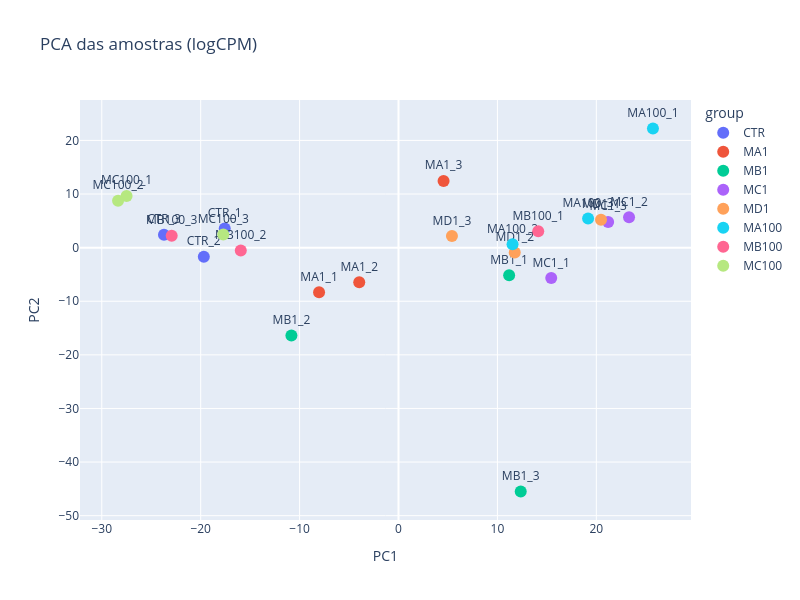
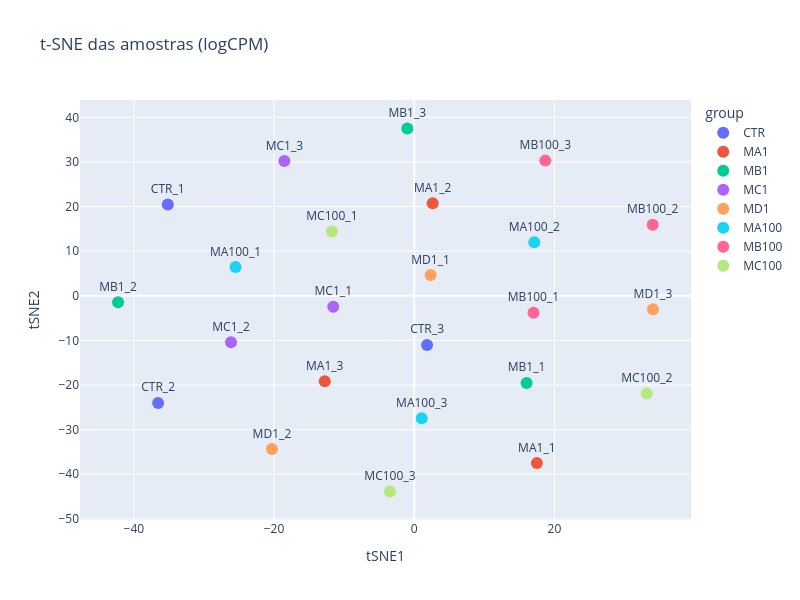
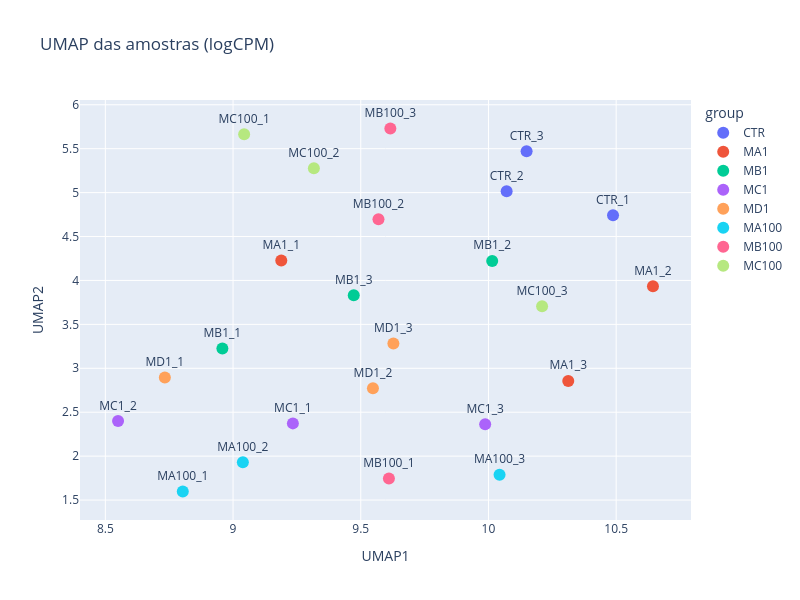

The code cell stored with these charts, in order, in its notebook:
### Markdown cell above
## Exploração dos Dados

### Code cell
# Visualizações de PCA, t-SNE e UMAP dos dados em 2 dimensões usando logCPM

pca_fig = plot_dim_reduction(counts_df, metadata_df, metodo="PCA")
pca_fig.show()

tsne_fig = plot_dim_reduction(counts_df, metadata_df, metodo="TSNE")
tsne_fig.show()

umap_fig = plot_dim_reduction(counts_df, metadata_df, metodo="UMAP")
umap_fig.show()

### Figure 1 — Plotly figure (JSON) as saved in the notebook; plotly's stock layout.template omitted (floating-point values rounded to 4 significant figures)
{"data": [{"hovertemplate": "group=CTR<br>PC1=%{x}<br>PC2=%{y}<br>sample_id=%{text}<extra></extra>", "legendgroup": "CTR", "marker": {"color": "#636efa", "size": 12, "symbol": "circle"}, "mode": "markers+text", "name": "CTR", "orientation": "v", "showlegend": true, "text": ["CTR_1", "CTR_2", "CTR_3"], "textposition": "top center", "type": "scatter", "x": [-17.57, -19.68, -23.71], "xaxis": "x", "y": [3.56, -1.698, 2.412], "yaxis": "y"}, {"hovertemplate": "group=MA1<br>PC1=%{x}<br>PC2=%{y}<br>sample_id=%{text}<extra></extra>", "legendgroup": "MA1", "marker": {"color": "#EF553B", "size": 12, "symbol": "circle"}, "mode": "markers+text", "name": "MA1", "orientation": "v", "showlegend": true, "text": ["MA1_1", "MA1_2", "MA1_3"], "textposition": "top center", "type": "scatter", "x": [-8.031, -3.969, 4.558], "xaxis": "x", "y": [-8.32, -6.466, 12.45], "yaxis": "y"}, {"hovertemplate": "group=MB1<br>PC1=%{x}<br>PC2=%{y}<br>sample_id=%{text}<extra></extra>", "legendgroup": "MB1", "marker": {"color": "#00cc96", "size": 12, "symbol": "circle"}, "mode": "markers+text", "name": "MB1", "orientation": "v", "showlegend": true, "text": ["MB1_1", "MB1_2", "MB1_3"], "textposition": "top center", "type": "scatter", "x": [11.19, -10.83, 12.36], "xaxis": "x", "y": [-5.166, -16.37, -45.49], "yaxis": "y"}, {"hovertemplate": "group=MC1<br>PC1=%{x}<br>PC2=%{y}<br>sample_id=%{text}<extra></extra>", "legendgroup": "MC1", "marker": {"color": "#ab63fa", "size": 12, "symbol": "circle"}, "mode": "markers+text", "name": "MC1", "orientation": "v", "showlegend": true, "text": ["MC1_1", "MC1_2", "MC1_3"], "textposition": "top center", "type": "scatter", "x": [15.44, 23.31, 21.2], "xaxis": "x", "y": [-5.682, 5.667, 4.791], "yaxis": "y"}, {"hovertemplate": "group=MD1<br>PC1=%{x}<br>PC2=%{y}<br>sample_id=%{text}<extra></extra>", "legendgroup": "MD1", "marker": {"color": "#FFA15A", "size": 12, "symbol": "circle"}, "mode": "markers+text", "name": "MD1", "orientation": "v", "showlegend": true, "text": ["MD1_1", "MD1_2", "MD1_3"], "textposition": "top center", "type": "scatter", "x": [20.47, 11.75, 5.404], "xaxis": "x", "y": [5.195, -0.9169, 2.164], "yaxis": "y"}, {"hovertemplate": "group=MA100<br>PC1=%{x}<br>PC2=%{y}<br>sample_id=%{text}<extra></extra>", "legendgroup": "MA100", "marker": {"color": "#19d3f3", "size": 12, "symbol": "circle"}, "mode": "markers+text", "name": "MA100", "orientation": "v", "showlegend": true, "text": ["MA100_1", "MA100_2", "MA100_3"], "textposition": "top center", "type": "scatter", "x": [25.73, 11.53, 19.17], "xaxis": "x", "y": [22.22, 0.6168, 5.433], "yaxis": "y"}, {"hovertemplate": "group=MB100<br>PC1=%{x}<br>PC2=%{y}<br>sample_id=%{text}<extra></extra>", "legendgroup": "MB100", "marker": {"color": "#FF6692", "size": 12, "symbol": "circle"}, "mode": "markers+text", "name": "MB100", "orientation": "v", "showlegend": true, "text": ["MB100_1", "MB100_2", "MB100_3"], "textposition": "top center", "type": "scatter", "x": [14.13, -15.95, -22.93], "xaxis": "x", "y": [3.047, -0.5466, 2.221], "yaxis": "y"}, {"hovertemplate": "group=MC100<br>PC1=%{x}<br>PC2=%{y}<br>sample_id=%{text}<extra></extra>", "legendgroup": "MC100", "marker": {"color": "#B6E880", "size": 12, "symbol": "circle"}, "mode": "markers+text", "name": "MC100", "orientation": "v", "showlegend": true, "text": ["MC100_1", "MC100_2", "MC100_3"], "textposition": "top center", "type": "scatter", "x": [-27.49, -28.35, -17.71], "xaxis": "x", "y": [9.637, 8.765, 2.47], "yaxis": "y"}], "layout": {"height": 600, "legend": {"title": {"text": "group"}, "tracegroupgap": 0}, "title": {"text": "PCA das amostras (logCPM)"}, "width": 800, "xaxis": {"anchor": "y", "domain": [0, 1], "title": {"text": "PC1"}}, "yaxis": {"anchor": "x", "domain": [0, 1], "title": {"text": "PC2"}}}}

### Figure 2 — Plotly figure (JSON) as saved in the notebook; plotly's stock layout.template omitted (floating-point values rounded to 4 significant figures)
{"data": [{"hovertemplate": "group=CTR<br>tSNE1=%{x}<br>tSNE2=%{y}<br>sample_id=%{text}<extra></extra>", "legendgroup": "CTR", "marker": {"color": "#636efa", "size": 12, "symbol": "circle"}, "mode": "markers+text", "name": "CTR", "orientation": "v", "showlegend": true, "text": ["CTR_1", "CTR_2", "CTR_3"], "textposition": "top center", "type": "scatter", "x": [-35.16, -36.54, 1.829], "xaxis": "x", "y": [20.48, -24.02, -11.02], "yaxis": "y"}, {"hovertemplate": "group=MA1<br>tSNE1=%{x}<br>tSNE2=%{y}<br>sample_id=%{text}<extra></extra>", "legendgroup": "MA1", "marker": {"color": "#EF553B", "size": 12, "symbol": "circle"}, "mode": "markers+text", "name": "MA1", "orientation": "v", "showlegend": true, "text": ["MA1_1", "MA1_2", "MA1_3"], "textposition": "top center", "type": "scatter", "x": [17.49, 2.626, -12.77], "xaxis": "x", "y": [-37.51, 20.77, -19.15], "yaxis": "y"}, {"hovertemplate": "group=MB1<br>tSNE1=%{x}<br>tSNE2=%{y}<br>sample_id=%{text}<extra></extra>", "legendgroup": "MB1", "marker": {"color": "#00cc96", "size": 12, "symbol": "circle"}, "mode": "markers+text", "name": "MB1", "orientation": "v", "showlegend": true, "text": ["MB1_1", "MB1_2", "MB1_3"], "textposition": "top center", "type": "scatter", "x": [16.02, -42.25, -0.9912], "xaxis": "x", "y": [-19.55, -1.44, 37.5], "yaxis": "y"}, {"hovertemplate": "group=MC1<br>tSNE1=%{x}<br>tSNE2=%{y}<br>sample_id=%{text}<extra></extra>", "legendgroup": "MC1", "marker": {"color": "#ab63fa", "size": 12, "symbol": "circle"}, "mode": "markers+text", "name": "MC1", "orientation": "v", "showlegend": true, "text": ["MC1_1", "MC1_2", "MC1_3"], "textposition": "top center", "type": "scatter", "x": [-11.55, -26.14, -18.52], "xaxis": "x", "y": [-2.449, -10.44, 30.19], "yaxis": "y"}, {"hovertemplate": "group=MD1<br>tSNE1=%{x}<br>tSNE2=%{y}<br>sample_id=%{text}<extra></extra>", "legendgroup": "MD1", "marker": {"color": "#FFA15A", "size": 12, "symbol": "circle"}, "mode": "markers+text", "name": "MD1", "orientation": "v", "showlegend": true, "text": ["MD1_1", "MD1_2", "MD1_3"], "textposition": "top center", "type": "scatter", "x": [2.335, -20.3, 34.05], "xaxis": "x", "y": [4.638, -34.35, -3.037], "yaxis": "y"}, {"hovertemplate": "group=MA100<br>tSNE1=%{x}<br>tSNE2=%{y}<br>sample_id=%{text}<extra></extra>", "legendgroup": "MA100", "marker": {"color": "#19d3f3", "size": 12, "symbol": "circle"}, "mode": "markers+text", "name": "MA100", "orientation": "v", "showlegend": true, "text": ["MA100_1", "MA100_2", "MA100_3"], "textposition": "top center", "type": "scatter", "x": [-25.49, 17.12, 1.062], "xaxis": "x", "y": [6.453, 11.99, -27.46], "yaxis": "y"}, {"hovertemplate": "group=MB100<br>tSNE1=%{x}<br>tSNE2=%{y}<br>sample_id=%{text}<extra></extra>", "legendgroup": "MB100", "marker": {"color": "#FF6692", "size": 12, "symbol": "circle"}, "mode": "markers+text", "name": "MB100", "orientation": "v", "showlegend": true, "text": ["MB100_1", "MB100_2", "MB100_3"], "textposition": "top center", "type": "scatter", "x": [17.01, 34.02, 18.69], "xaxis": "x", "y": [-3.806, 15.93, 30.3], "yaxis": "y"}, {"hovertemplate": "group=MC100<br>tSNE1=%{x}<br>tSNE2=%{y}<br>sample_id=%{text}<extra></extra>", "legendgroup": "MC100", "marker": {"color": "#B6E880", "size": 12, "symbol": "circle"}, "mode": "markers+text", "name": "MC100", "orientation": "v", "showlegend": true, "text": ["MC100_1", "MC100_2", "MC100_3"], "textposition": "top center", "type": "scatter", "x": [-11.75, 33.17, -3.464], "xaxis": "x", "y": [14.4, -21.91, -43.87], "yaxis": "y"}], "layout": {"height": 600, "legend": {"title": {"text": "group"}, "tracegroupgap": 0}, "title": {"text": "t-SNE das amostras (logCPM)"}, "width": 800, "xaxis": {"anchor": "y", "domain": [0, 1], "title": {"text": "tSNE1"}}, "yaxis": {"anchor": "x", "domain": [0, 1], "title": {"text": "tSNE2"}}}}

### Figure 3 — Plotly figure (JSON) as saved in the notebook; plotly's stock layout.template omitted (floating-point values rounded to 4 significant figures)
{"data": [{"hovertemplate": "group=CTR<br>UMAP1=%{x}<br>UMAP2=%{y}<br>sample_id=%{text}<extra></extra>", "legendgroup": "CTR", "marker": {"color": "#636efa", "size": 12, "symbol": "circle"}, "mode": "markers+text", "name": "CTR", "orientation": "v", "showlegend": true, "text": ["CTR_1", "CTR_2", "CTR_3"], "textposition": "top center", "type": "scatter", "x": [10.49, 10.07, 10.15], "xaxis": "x", "y": [4.743, 5.015, 5.471], "yaxis": "y"}, {"hovertemplate": "group=MA1<br>UMAP1=%{x}<br>UMAP2=%{y}<br>sample_id=%{text}<extra></extra>", "legendgroup": "MA1", "marker": {"color": "#EF553B", "size": 12, "symbol": "circle"}, "mode": "markers+text", "name": "MA1", "orientation": "v", "showlegend": true, "text": ["MA1_1", "MA1_2", "MA1_3"], "textposition": "top center", "type": "scatter", "x": [9.189, 10.64, 10.31], "xaxis": "x", "y": [4.226, 3.935, 2.856], "yaxis": "y"}, {"hovertemplate": "group=MB1<br>UMAP1=%{x}<br>UMAP2=%{y}<br>sample_id=%{text}<extra></extra>", "legendgroup": "MB1", "marker": {"color": "#00cc96", "size": 12, "symbol": "circle"}, "mode": "markers+text", "name": "MB1", "orientation": "v", "showlegend": true, "text": ["MB1_1", "MB1_2", "MB1_3"], "textposition": "top center", "type": "scatter", "x": [8.958, 10.01, 9.473], "xaxis": "x", "y": [3.225, 4.223, 3.831], "yaxis": "y"}, {"hovertemplate": "group=MC1<br>UMAP1=%{x}<br>UMAP2=%{y}<br>sample_id=%{text}<extra></extra>", "legendgroup": "MC1", "marker": {"color": "#ab63fa", "size": 12, "symbol": "circle"}, "mode": "markers+text", "name": "MC1", "orientation": "v", "showlegend": true, "text": ["MC1_1", "MC1_2", "MC1_3"], "textposition": "top center", "type": "scatter", "x": [9.234, 8.55, 9.987], "xaxis": "x", "y": [2.373, 2.399, 2.364], "yaxis": "y"}, {"hovertemplate": "group=MD1<br>UMAP1=%{x}<br>UMAP2=%{y}<br>sample_id=%{text}<extra></extra>", "legendgroup": "MD1", "marker": {"color": "#FFA15A", "size": 12, "symbol": "circle"}, "mode": "markers+text", "name": "MD1", "orientation": "v", "showlegend": true, "text": ["MD1_1", "MD1_2", "MD1_3"], "textposition": "top center", "type": "scatter", "x": [8.733, 9.548, 9.628], "xaxis": "x", "y": [2.895, 2.773, 3.284], "yaxis": "y"}, {"hovertemplate": "group=MA100<br>UMAP1=%{x}<br>UMAP2=%{y}<br>sample_id=%{text}<extra></extra>", "legendgroup": "MA100", "marker": {"color": "#19d3f3", "size": 12, "symbol": "circle"}, "mode": "markers+text", "name": "MA100", "orientation": "v", "showlegend": true, "text": ["MA100_1", "MA100_2", "MA100_3"], "textposition": "top center", "type": "scatter", "x": [8.803, 9.038, 10.04], "xaxis": "x", "y": [1.597, 1.93, 1.789], "yaxis": "y"}, {"hovertemplate": "group=MB100<br>UMAP1=%{x}<br>UMAP2=%{y}<br>sample_id=%{text}<extra></extra>", "legendgroup": "MB100", "marker": {"color": "#FF6692", "size": 12, "symbol": "circle"}, "mode": "markers+text", "name": "MB100", "orientation": "v", "showlegend": true, "text": ["MB100_1", "MB100_2", "MB100_3"], "textposition": "top center", "type": "scatter", "x": [9.61, 9.569, 9.616], "xaxis": "x", "y": [1.746, 4.696, 5.73], "yaxis": "y"}, {"hovertemplate": "group=MC100<br>UMAP1=%{x}<br>UMAP2=%{y}<br>sample_id=%{text}<extra></extra>", "legendgroup": "MC100", "marker": {"color": "#B6E880", "size": 12, "symbol": "circle"}, "mode": "markers+text", "name": "MC100", "orientation": "v", "showlegend": true, "text": ["MC100_1", "MC100_2", "MC100_3"], "textposition": "top center", "type": "scatter", "x": [9.043, 9.316, 10.21], "xaxis": "x", "y": [5.663, 5.277, 3.707], "yaxis": "y"}], "layout": {"height": 600, "legend": {"title": {"text": "group"}, "tracegroupgap": 0}, "title": {"text": "UMAP das amostras (logCPM)"}, "width": 800, "xaxis": {"anchor": "y", "domain": [0, 1], "title": {"text": "UMAP1"}}, "yaxis": {"anchor": "x", "domain": [0, 1], "title": {"text": "UMAP2"}}}}
